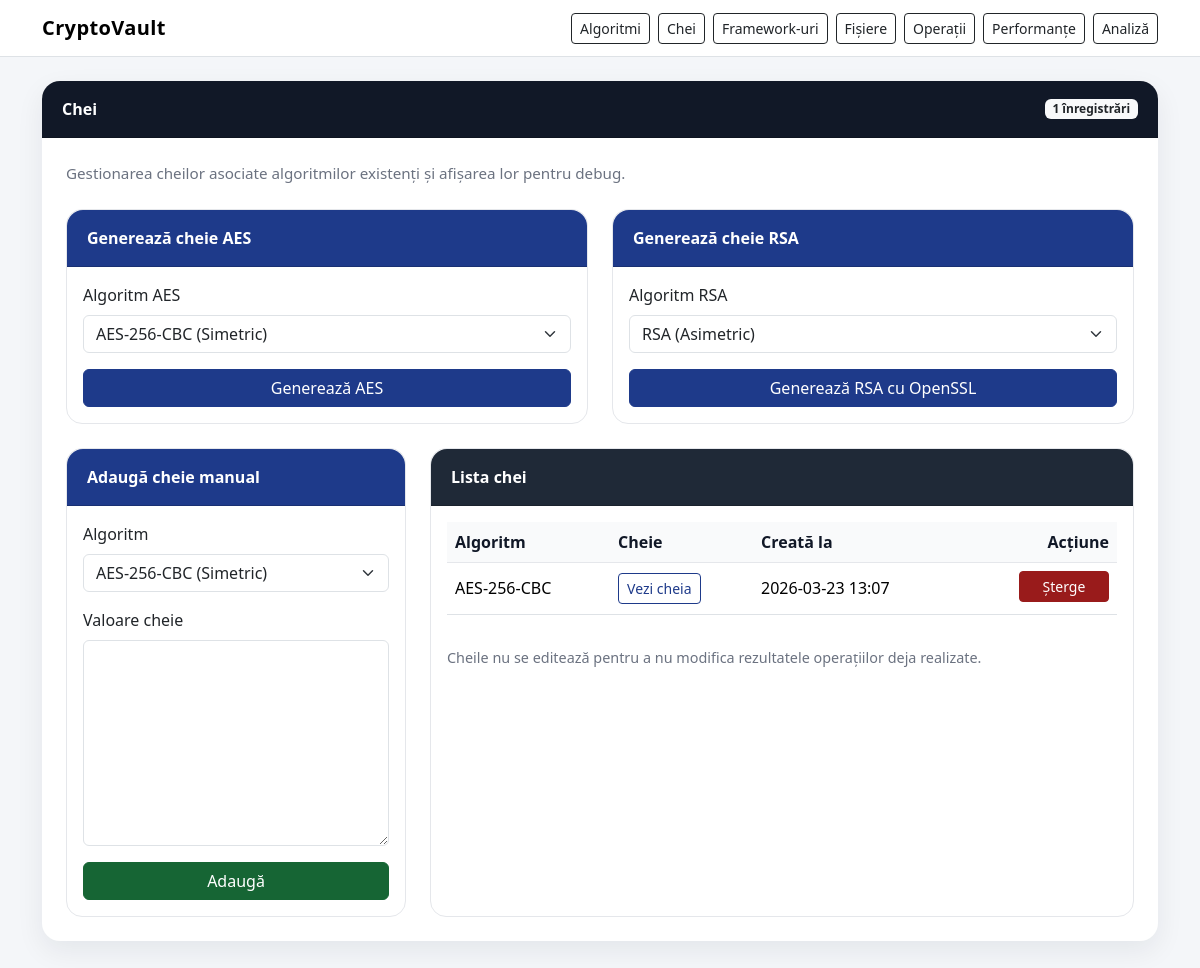
Before: /keys?page=2&per_page=10 with the older database file.
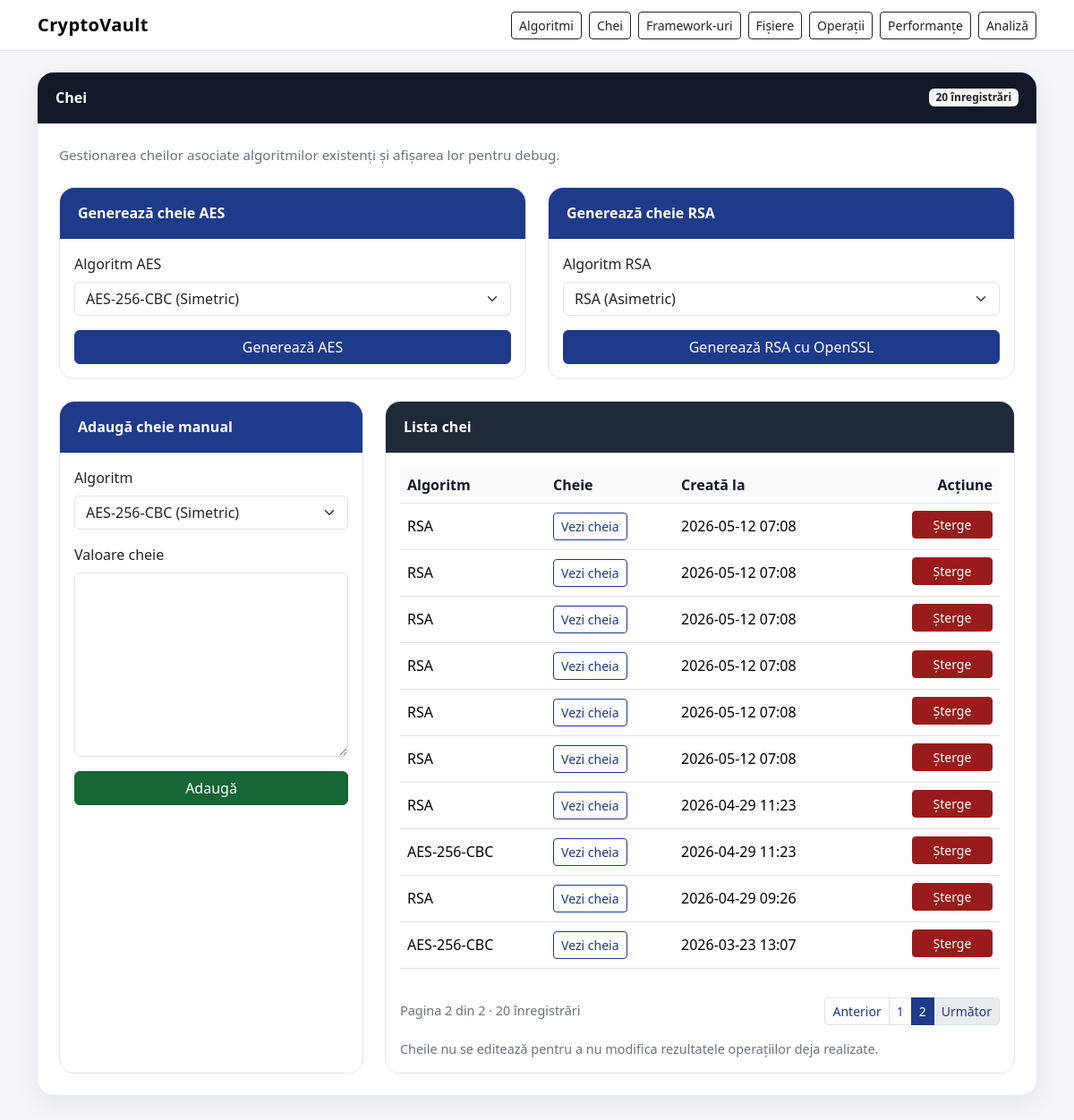
After: the same page with the newer database file.
### models.py (models this page shows)
class Key(Base):
    __tablename__ = "keys"
    id = Column(Integer, primary_key=True, index=True)
    algorithm_id = Column(Integer, ForeignKey("algorithms.id", ondelete="CASCADE"), nullable=False)
    key_value = Column(Text, nullable=False)
    created_at = Column(DateTime, default=datetime.datetime.utcnow, nullable=False)
    algorithm = relationship("Algorithm", back_populates="keys")
    performances = relationship("Performance", back_populates="key", passive_deletes=True)

class Algorithm(Base):
    __tablename__ = "algorithms"
    id = Column(Integer, primary_key=True, index=True)
    name = Column(String(100), nullable=False, unique=True)
    type = Column(String(50), nullable=False)
    keys = relationship("Key", back_populates="algorithm", cascade="all, delete-orphan")
    performances = relationship("Performance", back_populates="algorithm", cascade="all, delete-orphan")

### app_web.py (the view)
@app.route("/keys")
def show_keys():
    db = get_session()
    try:
        page = request.args.get("page", 1, type=int)
        per_page = request.args.get("per_page", 10, type=int)
        keys, pagination = crud.get_keys_paginated(db, page, per_page)
        algorithms = crud.get_all_algorithms(db)
        return render_template(
            "keys.html",
            keys=keys,
            algorithms=algorithms,
            pagination=pagination,
        )
    finally:
        db.close()

### app_web.py (called while the page is built)
def get_session():
    return SessionLocal()

def parse_rsa_key(value):
    try:
        data = json.loads(value)
        if isinstance(data, dict):
            return data
    except Exception:
        pass
    return {}

@app.template_filter("is_rsa_key")
def is_rsa_key(value):
    data = parse_rsa_key(value)
    if "private_key" in data or "public_key" in data:
        return True
    if isinstance(value, str):
        return "PRIVATE KEY" in value and "PUBLIC KEY" in value
    return False

@app.template_filter("private_key")
def private_key(value):
    data = parse_rsa_key(value)
    if "private_key" in data:
        return data["private_key"]
    return value

@app.template_filter("public_key")
def public_key(value):
    data = parse_rsa_key(value)
    if "public_key" in data:
        return data["public_key"]
    return value

### crud.py (called while the page is built)
def paginate_query(query, page=1, per_page=10):
    total = query.count()
    pagination = Pagination(page, per_page, total)
    items = (
        query
        .limit(per_page)
        .offset((pagination.page - 1) * per_page)
        .all()
    )
    return items, pagination

def get_all_algorithms(db):
    return db.query(models.Algorithm).order_by(models.Algorithm.name.asc()).all()

def get_keys_paginated(db, page=1, per_page=10):
    query = db.query(models.Key).order_by(models.Key.id.desc())
    return paginate_query(query, page, per_page)

### database.py (called while the page is built)
@event.listens_for(engine, "connect")
def enable_sqlite_foreign_keys(dbapi_connection, connection_record):
    cursor = dbapi_connection.cursor()
    cursor.execute("PRAGMA foreign_keys=ON")
    cursor.close()

### templates/keys.html (shortened to what this page needs)
{% extends "base.html" %}
{% block content %}
<div class="card section-card">
    <div class="card-header">
        <div class="d-flex justify-content-between align-items-center flex-wrap gap-2">
            <span>Chei</span>
            <span class="badge bg-light text-dark">{{ pagination.total }} înregistrări</span>
        </div>
    </div>
    <div class="card-body p-4">
        <p class="section-subtitle mb-4">
            Gestionarea cheilor asociate algoritmilor existenți și afișarea lor pentru debug.
        </p>
        <div class="row g-4 mb-4">
            <div class="col-lg-6">
                <div class="card form-card h-100">
                    <div class="card-header">Generează cheie AES</div>
                    <div class="card-body">
                        {% if algorithms %}
                        <form action="{{ url_for('generate_aes_key') }}" method="post">
                            <div class="mb-3">
                                <label class="form-label">Algoritm AES</label>
                                <select name="algorithm_id" class="form-select" required>
                                    {% for algo in algorithms %}
                                        {% if 'AES' in algo.name.upper() %}
                                            <option value="{{ algo.id }}">
                                                {{ algo.name }} ({{ algo.type }})
                                            </option>
                                        {% endif %}
                                    {% endfor %}
                                </select>
                            </div>
                            <button type="submit" class="btn btn-primary w-100">
                                Generează AES
                            </button>
                        </form>
                        {% else %}
                            <div class="alert alert-warning mb-0">
                                Nu există algoritmi.
                            </div>
                        {% endif %}
                    </div>
                </div>
            </div>
            <div class="col-lg-6">
                <div class="card form-card h-100">
                    <div class="card-header">Generează cheie RSA</div>
                    <div class="card-body">
                        {% if algorithms %}
                        <form action="{{ url_for('generate_rsa_key') }}" method="post">
                            <div class="mb-3">
                                <label class="form-label">Algoritm RSA</label>
                                <select name="algorithm_id" class="form-select" required>
                                    {% for algo in algorithms %}
                                        {% if 'RSA' in algo.name.upper() %}
                                            <option value="{{ algo.id }}">
                                                {{ algo.name }} ({{ algo.type }})
                                            </option>
                                        {% endif %}
                                    {% endfor %}
                                </select>
                            </div>
                            <button type="submit" class="btn btn-primary w-100">
                                Generează RSA cu OpenSSL
                            </button>
                        </form>
                        {% else %}
                            <div class="alert alert-warning mb-0">
                                Nu există algoritmi.
                            </div>
                        {% endif %}
                    </div>
                </div>
            </div>
        </div>
        <div class="row g-4">
            <div class="col-lg-4">
                <div class="card form-card h-100">
                    <div class="card-header">Adaugă cheie manual</div>
                    <div class="card-body">
                        {% if algorithms %}
                        <form action="{{ url_for('save_key') }}" method="post">
                            <div class="mb-3">
                                <label class="form-label">Algoritm</label>
                                <select name="algorithm_id" class="form-select" required>
                                    {% for algo in algorithms %}
                                        <option value="{{ algo.id }}">
                                            {{ algo.name }} ({{ algo.type }})
                                        </option>
                                    {% endfor %}
                                </select>
                            </div>
                            <div class="mb-3">
                                <label class="form-label">Valoare cheie</label>
                                <textarea name="key_value" class="form-control" rows="8" required></textarea>
                            </div>
                            <button type="submit" class="btn btn-success w-100">
                                Adaugă
                            </button>
                        </form>
                        {% else %}
                            <div class="alert alert-warning mb-0">
                                Adaugă mai întâi cel puțin un algoritm.
                            </div>
                        {% endif %}
                    </div>
                </div>
            </div>
            <div class="col-lg-8">
                <div class="card table-card h-100">
                    <div class="card-header">Lista chei</div>
                    <div class="card-body">
                        <div class="table-responsive">
                            <table class="table table-hover align-middle">
                                <thead>
                                    <tr>
                                        <th>Algoritm</th>
                                        <th>Cheie</th>
                                        <th>Creată la</th>
                                        <th class="text-end">Acțiune</th>
                                    </tr>
                                </thead>
                                <tbody>
                                {% for key in keys %}
                                    <tr>
                                        <td>{{ key.algorithm.name }}</td>
                                        <td>
                                            <button type="button"
                                                    class="btn btn-outline-primary btn-sm"
                                                    data-bs-toggle="modal"
                                                    data-bs-target="#keyModal{{ key.id }}">
                                                Vezi cheia
                                            </button>
                                        </td>
                                        <td>{{ key.created_at.strftime('%Y-%m-%d %H:%M') }}</td>
                                        <td class="text-end">
                                            <a href="{{ url_for('delete_key', key_id=key.id) }}"
                                               class="btn btn-danger btn-sm btn-action"
                                               onclick="return confirm('Sigur vrei să ștergi această cheie? Performanțele vechi vor rămâne, dar fără referință la cheie.')">
                                                Șterge
                                            </a>
                                        </td>
                                    </tr>
                                {% else %}
                                    <tr>
                                        <td colspan="4" class="text-center text-muted py-4">
                                            Nu există chei în baza de date.
                                        </td>
                                    </tr>
                                {% endfor %}
                                </tbody>
                            </table>
                        </div>
                        {% include "_pagination.html" %}
                        <div class="small-muted mt-3">
                            Cheile nu se editează pentru a nu modifica rezultatele operațiilor deja realizate.
                        </div>
                    </div>
                </div>
            </div>
        </div>
    </div>
</div>
{% endblock %}

### templates/base.html (shortened to what this page needs)
<!DOCTYPE html>
<html lang="ro">
<head>
    <link href="https://cdn.jsdelivr.net/npm/bootstrap@5.3.3/dist/css/bootstrap.min.css" rel="stylesheet">
    <link rel="stylesheet" href="{{ url_for('static', filename='css/style.css') }}">
</head>
<body>
<nav class="navbar navbar-expand-lg bg-white border-bottom sticky-top">
    <div class="container">
        <a class="navbar-brand" href="{{ url_for('index') }}">CryptoVault</a>
        <div class="collapse navbar-collapse" id="navbarNav">
            <div class="ms-auto d-flex gap-2 flex-wrap mt-2 mt-lg-0">
                <a href="{{ url_for('show_algorithms') }}" class="btn btn-outline-dark btn-sm">Algoritmi</a>
                <a href="{{ url_for('show_keys') }}" class="btn btn-outline-dark btn-sm">Chei</a>
                <a href="{{ url_for('show_frameworks') }}" class="btn btn-outline-dark btn-sm">Framework-uri</a>
                <a href="{{ url_for('show_files') }}" class="btn btn-outline-dark btn-sm">Fișiere</a>
                <a href="{{ url_for('show_operations') }}" class="btn btn-outline-dark btn-sm">Operații</a>
                <a href="{{ url_for('show_performances') }}" class="btn btn-outline-dark btn-sm">Performanțe</a>
                <a href="{{ url_for('show_analysis') }}" class="btn btn-outline-dark btn-sm">Analiză</a>
            </div>
        </div>
    </div>
</nav>
<div class="container py-4">
    {% block content %}
    {% endblock %}
</div>
</body>
</html>

### templates/_pagination.html
{% if pagination and pagination.pages > 1 %}
<div class="d-flex justify-content-between align-items-center flex-wrap gap-2 mt-3">
    <div class="small-muted">
        Pagina {{ pagination.page }} din {{ pagination.pages }} · {{ pagination.total }} înregistrări
    </div>
    <nav aria-label="Paginare">
        <ul class="pagination pagination-sm mb-0">
            <li class="page-item {% if not pagination.has_prev %}disabled{% endif %}">
                <a class="page-link" href="{{ url_for(request.endpoint, page=pagination.prev_page, per_page=pagination.per_page) }}">
                    Anterior
                </a>
            </li>
            {% for p in range(1, pagination.pages + 1) %}
                {% if p == 1 or p == pagination.pages or (p >= pagination.page - 2 and p <= pagination.page + 2) %}
                    <li class="page-item {% if p == pagination.page %}active{% endif %}">
                        <a class="page-link" href="{{ url_for(request.endpoint, page=p, per_page=pagination.per_page) }}">
                            {{ p }}
                        </a>
                    </li>
                {% elif p == pagination.page - 3 or p == pagination.page + 3 %}
                    <li class="page-item disabled">
                        <span class="page-link">...</span>
                    </li>
                {% endif %}
            {% endfor %}
            <li class="page-item {% if not pagination.has_next %}disabled{% endif %}">
                <a class="page-link" href="{{ url_for(request.endpoint, page=pagination.next_page, per_page=pagination.per_page) }}">
                    Următor
                </a>
            </li>
        </ul>
    </nav>
</div>
{% endif %}

### static/css/style.css (style rules this page uses)
body { background-color: #f4f6f9; color: #1f2937; }
.navbar-brand { font-weight: 700; letter-spacing: 0.4px; }
.section-card { border: none; border-radius: 18px; box-shadow: 0 10px 28px rgba(15, 23, 42, 0.07); margin-bottom: 2rem; }
.section-card .card-header { background-color: #111827; color: white; border-top-left-radius: 18px; border-top-right-radius: 18px; padding: 1rem 1.25rem; font-weight: 600; }
.form-card { border: 1px solid #e5e7eb; border-radius: 16px; }
.form-card .card-header { background-color: #1e3a8a; color: white; border-top-left-radius: 16px; border-top-right-radius: 16px; font-weight: 600; }
.table-card { border: 1px solid #e5e7eb; border-radius: 16px; }
.table-card .card-header { background-color: #1f2937; color: white; border-top-left-radius: 16px; border-top-right-radius: 16px; font-weight: 600; }
.table thead th { background-color: #f9fafb; color: #111827; font-weight: 600; border-bottom: 1px solid #e5e7eb; }
.table td, .table th { vertical-align: middle; }
.btn-action { min-width: 90px; margin-bottom: 0.25rem; }
.btn-primary { background-color: #1e3a8a; border-color: #1e3a8a; }
.btn-success { background-color: #166534; border-color: #166534; }
.btn-danger { background-color: #991b1b; border-color: #991b1b; }
.btn-outline-primary { color: #1e3a8a; border-color: #1e3a8a; }
.section-subtitle { color: #6b7280; font-size: 0.95rem; margin-bottom: 0; }
.small-muted { font-size: 0.9rem; color: #6b7280; }
.pagination .page-link { color: #1e3a8a; }
.pagination .page-item.active .page-link { background-color: #1e3a8a; border-color: #1e3a8a; color: white; }

Changed rows visible on the page:
added Key: algorithm.name "RSA", created_at "2026-05-12 07:08"
added Key: algorithm.name "RSA", created_at "2026-05-12 07:08"
added Key: algorithm.name "RSA", created_at "2026-05-12 07:08"
added Key: algorithm.name "RSA", created_at "2026-05-12 07:08"
added Key: algorithm.name "RSA", created_at "2026-05-12 07:08"
added Key: algorithm.name "RSA", created_at "2026-05-12 07:08"
added Key: algorithm.name "RSA", created_at "2026-04-29 11:23"
added Key: algorithm.name "AES-256-CBC", created_at "2026-04-29 11:23"
added Key: algorithm.name "RSA", created_at "2026-04-29 09:26"
Other visible differences:
{{ pagination.total }}: "1" → "20"
{{ pagination.page }}: (not shown) → "2"
{{ pagination.pages }}: (not shown) → "2"
{{ pagination.total }}: (not shown) → "20"
text now shown: "Pagina din · înregistrări Anterior Următor"
new list line: "1"
new list line: "2"
